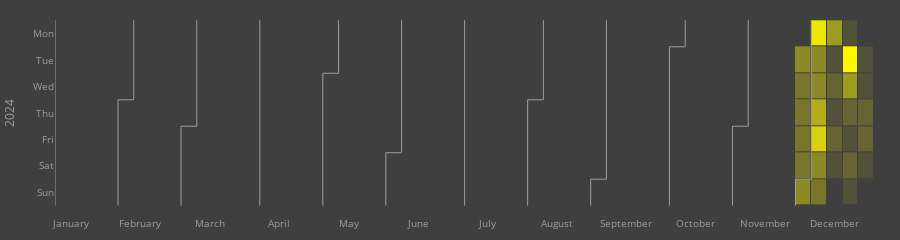

Notebook code for this chart:
### Code cell
custom_colorscale = [
    [0, "#3f3f3f"],  # スケールの最小値に対応する色
    [1, "#fff700"],       # 中間値に対応する色
]

# タイルプロット
fig = calplot(df, x="date", y="value",
              colorscale=custom_colorscale)
fig.update_layout({"yaxis": {"title": "2024"},
                  "plot_bgcolor": "#3f3f3f",
                  "paper_bgcolor": "#3f3f3f"})
fig.update_layout(margin=dict(l=10, r=10, t=10, b=10))
fig.write_html("html_figures/personal.html")
fig

### Figure 1 — Plotly figure (JSON) as saved in the notebook; plotly's stock layout.template omitted (floating-point values rounded to 4 significant figures; data arrays with more than 128 entries replaced by an {"elided": "..."} marker saying what was removed)
{"data": [{"colorscale": [[0, "#3f3f3f"], [1, "#fff700"]], "customdata": {"elided": "366x2 str values"}, "hovertemplate": "%{customdata[0]} <br>Week=%{x} <br>%{customdata[1]}=%{z}", "name": "2024", "showscale": false, "type": "heatmap", "x": {"elided": "366 int values"}, "xaxis": "x", "xgap": 1, "y": {"elided": "366 int values"}, "yaxis": "y", "ygap": 1, "z": {"elided": "366 int values"}, "zmax": 10, "zmin": 0}, {"hoverinfo": "skip", "line": {"color": "#9e9e9e", "width": 1}, "mode": "lines", "type": "scatter", "x": [0.5, 0.5], "xaxis": "x", "y": [-0.5, 6.5], "yaxis": "y"}, {"hoverinfo": "skip", "line": {"color": "#9e9e9e", "width": 1}, "mode": "lines", "type": "scatter", "x": [4.5, 4.5], "xaxis": "x", "y": [2.5, 6.5], "yaxis": "y"}, {"hoverinfo": "skip", "line": {"color": "#9e9e9e", "width": 1}, "mode": "lines", "type": "scatter", "x": [4.5, 5.5], "xaxis": "x", "y": [2.5, 2.5], "yaxis": "y"}, {"hoverinfo": "skip", "line": {"color": "#9e9e9e", "width": 1}, "mode": "lines", "type": "scatter", "x": [5.5, 5.5], "xaxis": "x", "y": [2.5, -0.5], "yaxis": "y"}, {"hoverinfo": "skip", "line": {"color": "#9e9e9e", "width": 1}, "mode": "lines", "type": "scatter", "x": [8.5, 8.5], "xaxis": "x", "y": [3.5, 6.5], "yaxis": "y"}, {"hoverinfo": "skip", "line": {"color": "#9e9e9e", "width": 1}, "mode": "lines", "type": "scatter", "x": [8.5, 9.5], "xaxis": "x", "y": [3.5, 3.5], "yaxis": "y"}, {"hoverinfo": "skip", "line": {"color": "#9e9e9e", "width": 1}, "mode": "lines", "type": "scatter", "x": [9.5, 9.5], "xaxis": "x", "y": [3.5, -0.5], "yaxis": "y"}, {"hoverinfo": "skip", "line": {"color": "#9e9e9e", "width": 1}, "mode": "lines", "type": "scatter", "x": [13.5, 13.5], "xaxis": "x", "y": [-0.5, 6.5], "yaxis": "y"}, {"hoverinfo": "skip", "line": {"color": "#9e9e9e", "width": 1}, "mode": "lines", "type": "scatter", "x": [17.5, 17.5], "xaxis": "x", "y": [1.5, 6.5], "yaxis": "y"}, {"hoverinfo": "skip", "line": {"color": "#9e9e9e", "width": 1}, "mode": "lines", "type": "scatter", "x": [17.5, 18.5], "xaxis": "x", "y": [1.5, 1.5], "yaxis": "y"}, {"hoverinfo": "skip", "line": {"color": "#9e9e9e", "width": 1}, "mode": "lines", "type": "scatter", "x": [18.5, 18.5], "xaxis": "x", "y": [1.5, -0.5], "yaxis": "y"}, {"hoverinfo": "skip", "line": {"color": "#9e9e9e", "width": 1}, "mode": "lines", "type": "scatter", "x": [21.5, 21.5], "xaxis": "x", "y": [4.5, 6.5], "yaxis": "y"}, {"hoverinfo": "skip", "line": {"color": "#9e9e9e", "width": 1}, "mode": "lines", "type": "scatter", "x": [21.5, 22.5], "xaxis": "x", "y": [4.5, 4.5], "yaxis": "y"}, {"hoverinfo": "skip", "line": {"color": "#9e9e9e", "width": 1}, "mode": "lines", "type": "scatter", "x": [22.5, 22.5], "xaxis": "x", "y": [4.5, -0.5], "yaxis": "y"}, {"hoverinfo": "skip", "line": {"color": "#9e9e9e", "width": 1}, "mode": "lines", "type": "scatter", "x": [26.5, 26.5], "xaxis": "x", "y": [-0.5, 6.5], "yaxis": "y"}, {"hoverinfo": "skip", "line": {"color": "#9e9e9e", "width": 1}, "mode": "lines", "type": "scatter", "x": [30.5, 30.5], "xaxis": "x", "y": [2.5, 6.5], "yaxis": "y"}, {"hoverinfo": "skip", "line": {"color": "#9e9e9e", "width": 1}, "mode": "lines", "type": "scatter", "x": [30.5, 31.5], "xaxis": "x", "y": [2.5, 2.5], "yaxis": "y"}, {"hoverinfo": "skip", "line": {"color": "#9e9e9e", "width": 1}, "mode": "lines", "type": "scatter", "x": [31.5, 31.5], "xaxis": "x", "y": [2.5, -0.5], "yaxis": "y"}, {"hoverinfo": "skip", "line": {"color": "#9e9e9e", "width": 1}, "mode": "lines", "type": "scatter", "x": [34.5, 34.5], "xaxis": "x", "y": [5.5, 6.5], "yaxis": "y"}, {"hoverinfo": "skip", "line": {"color": "#9e9e9e", "width": 1}, "mode": "lines", "type": "scatter", "x": [34.5, 35.5], "xaxis": "x", "y": [5.5, 5.5], "yaxis": "y"}, {"hoverinfo": "skip", "line": {"color": "#9e9e9e", "width": 1}, "mode": "lines", "type": "scatter", "x": [35.5, 35.5], "xaxis": "x", "y": [5.5, -0.5], "yaxis": "y"}, {"hoverinfo": "skip", "line": {"color": "#9e9e9e", "width": 1}, "mode": "lines", "type": "scatter", "x": [39.5, 39.5], "xaxis": "x", "y": [0.5, 6.5], "yaxis": "y"}, {"hoverinfo": "skip", "line": {"color": "#9e9e9e", "width": 1}, "mode": "lines", "type": "scatter", "x": [39.5, 40.5], "xaxis": "x", "y": [0.5, 0.5], "yaxis": "y"}, {"hoverinfo": "skip", "line": {"color": "#9e9e9e", "width": 1}, "mode": "lines", "type": "scatter", "x": [40.5, 40.5], "xaxis": "x", "y": [0.5, -0.5], "yaxis": "y"}, {"hoverinfo": "skip", "line": {"color": "#9e9e9e", "width": 1}, "mode": "lines", "type": "scatter", "x": [43.5, 43.5], "xaxis": "x", "y": [3.5, 6.5], "yaxis": "y"}, {"hoverinfo": "skip", "line": {"color": "#9e9e9e", "width": 1}, "mode": "lines", "type": "scatter", "x": [43.5, 44.5], "xaxis": "x", "y": [3.5, 3.5], "yaxis": "y"}, {"hoverinfo": "skip", "line": {"color": "#9e9e9e", "width": 1}, "mode": "lines", "type": "scatter", "x": [44.5, 44.5], "xaxis": "x", "y": [3.5, -0.5], "yaxis": "y"}, {"hoverinfo": "skip", "line": {"color": "#9e9e9e", "width": 1}, "mode": "lines", "type": "scatter", "x": [47.5, 47.5], "xaxis": "x", "y": [5.5, 6.5], "yaxis": "y"}, {"hoverinfo": "skip", "line": {"color": "#9e9e9e", "width": 1}, "mode": "lines", "type": "scatter", "x": [47.5, 48.5], "xaxis": "x", "y": [5.5, 5.5], "yaxis": "y"}, {"hoverinfo": "skip", "line": {"color": "#9e9e9e", "width": 1}, "mode": "lines", "type": "scatter", "x": [48.5, 48.5], "xaxis": "x", "y": [5.5, -0.5], "yaxis": "y"}], "layout": {"font": {"color": "#9e9e9e", "size": 10}, "height": 150, "margin": {"b": 10, "l": 10, "r": 10, "t": 10}, "paper_bgcolor": "#3f3f3f", "plot_bgcolor": "#3f3f3f", "showlegend": false, "title": {"text": ""}, "xaxis": {"anchor": "y", "domain": [0, 1], "showgrid": false, "showline": false, "tickmode": "array", "ticktext": ["January", "February", "March", "April", "May", "June", "July", "August", "September", "October", "November", "December"], "tickvals": [1.5, 5.909, 10.32, 14.73, 19.14, 23.55, 27.95, 32.36, 36.77, 41.18, 45.59, 50], "zeroline": false}, "yaxis": {"anchor": "x", "autorange": "reversed", "domain": [0, 1], "showgrid": false, "showline": false, "tickmode": "array", "ticktext": ["Mon", "Tue", "Wed", "Thu", "Fri", "Sat", "Sun"], "tickvals": [0, 1, 2, 3, 4, 5, 6], "title": {"text": "2024"}, "zeroline": false}}}
